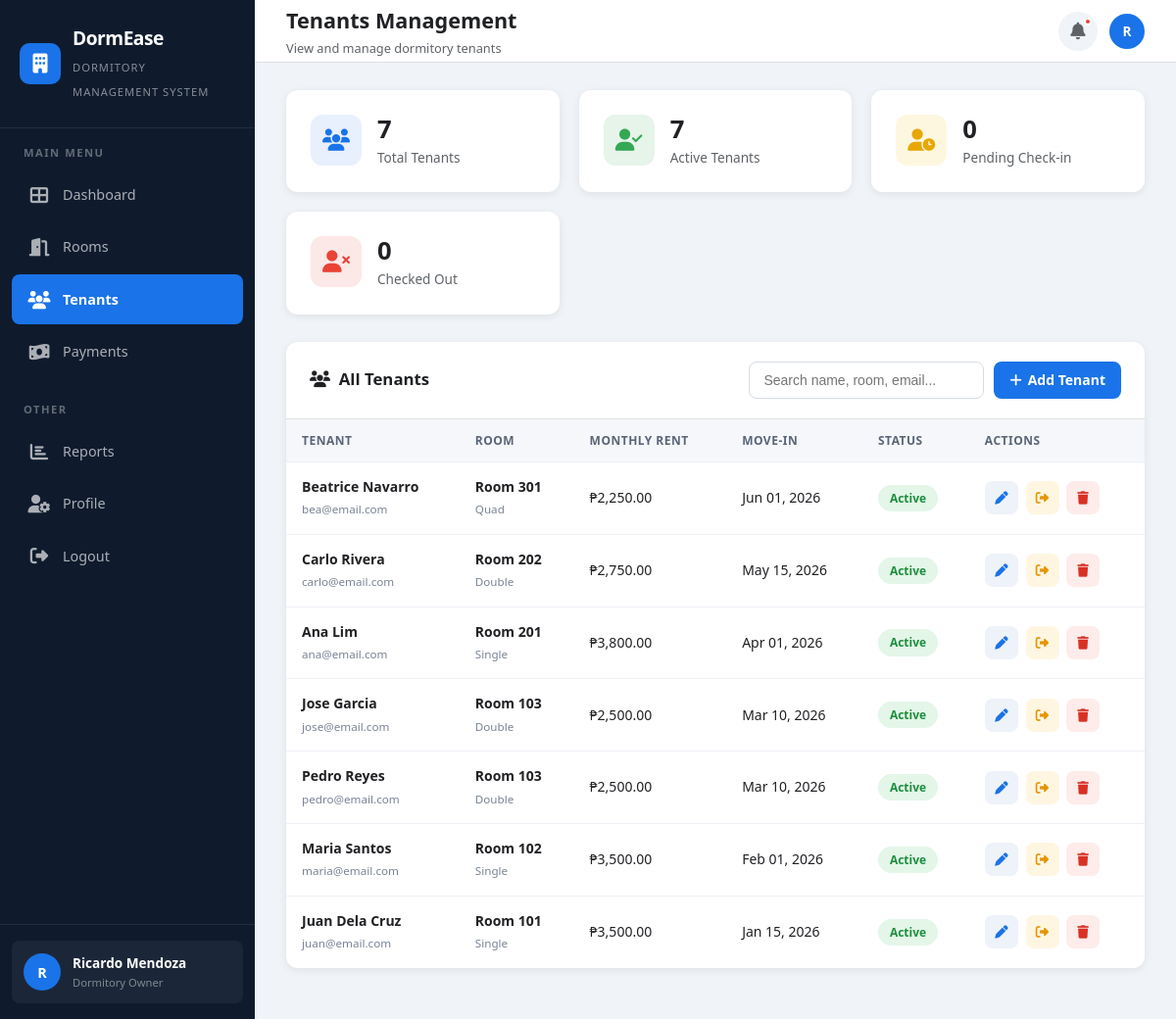
Page /tenants.php (signed in) on the committed database.
### tables this page shows
CREATE TABLE IF NOT EXISTS tenants (
    id              INT AUTO_INCREMENT PRIMARY KEY,
    user_id         INT          NOT NULL,
    room_id         INT          NOT NULL,
    monthly_rent    DECIMAL(10,2) NOT NULL DEFAULT 0.00,
    move_in_date    DATE         NOT NULL,
    move_out_date   DATE         DEFAULT NULL,
    emergency_contact_name  VARCHAR(100) DEFAULT NULL,
    emergency_contact_phone VARCHAR(20)  DEFAULT NULL,
    status          ENUM('Active', 'Inactive', 'Pending') NOT NULL DEFAULT 'Pending',
    created_at      TIMESTAMP    DEFAULT CURRENT_TIMESTAMP,
    updated_at      TIMESTAMP    DEFAULT CURRENT_TIMESTAMP ON UPDATE CURRENT_TIMESTAMP,

    CONSTRAINT fk_tenants_user
        FOREIGN KEY (user_id) REFERENCES users(id)
        ON UPDATE CASCADE ON DELETE RESTRICT,

    CONSTRAINT fk_tenants_room
        FOREIGN KEY (room_id) REFERENCES rooms(id)
        ON UPDATE CASCADE ON DELETE RESTRICT,

    INDEX idx_tenant_status (status),
    INDEX idx_user (user_id),
    INDEX idx_room (room_id)
);

CREATE TABLE IF NOT EXISTS users (
    id          INT AUTO_INCREMENT PRIMARY KEY,
    username    VARCHAR(50)  NOT NULL UNIQUE,
    password    VARCHAR(255) NOT NULL,
    full_name   VARCHAR(100) NOT NULL,
    email       VARCHAR(100) NOT NULL UNIQUE,
    phone       VARCHAR(20)  DEFAULT NULL,
    role        ENUM('Dormitory Owner', 'Caretaker', 'Tenant') NOT NULL DEFAULT 'Tenant',
    avatar      VARCHAR(255) DEFAULT NULL,
    is_active   TINYINT(1)   NOT NULL DEFAULT 1,
    created_at  TIMESTAMP    DEFAULT CURRENT_TIMESTAMP,
    updated_at  TIMESTAMP    DEFAULT CURRENT_TIMESTAMP ON UPDATE CURRENT_TIMESTAMP,

    INDEX idx_role (role),
    INDEX idx_active (is_active)
);

CREATE TABLE IF NOT EXISTS rooms (
    id            INT AUTO_INCREMENT PRIMARY KEY,
    room_number   VARCHAR(10)  NOT NULL UNIQUE,
    floor         INT          NOT NULL DEFAULT 1,
    room_type     ENUM('Single', 'Double', 'Triple', 'Quad') NOT NULL DEFAULT 'Single',
    capacity      INT          NOT NULL DEFAULT 1,
    monthly_rate  DECIMAL(10,2) NOT NULL DEFAULT 0.00,
    status        ENUM('Available', 'Occupied', 'Under Maintenance') NOT NULL DEFAULT 'Available',
    description   TEXT         DEFAULT NULL,
    created_at    TIMESTAMP    DEFAULT CURRENT_TIMESTAMP,
    updated_at    TIMESTAMP    DEFAULT CURRENT_TIMESTAMP ON UPDATE CURRENT_TIMESTAMP,

    INDEX idx_status (status),
    INDEX idx_floor (floor)
);

### includes/auth.php (called while the page is built, shortened)
<?php
function getCurrentPage() {
    return basename($_SERVER['PHP_SELF'], '.php');
}
?>

### tenants.php (the view, shortened to what this page needs)
<?php
require_once 'includes/auth.php';
$page = getCurrentPage();
$DB_HOST = 'localhost';
$DB_NAME = 'dormease_db';
$DB_USER = 'root';
$DB_PASS = '';
try {
    $pdo = new PDO("mysql:host=$DB_HOST;dbname=$DB_NAME;charset=utf8mb4", $DB_USER, $DB_PASS, [
        PDO::ATTR_ERRMODE => PDO::ERRMODE_EXCEPTION,
        PDO::ATTR_DEFAULT_FETCH_MODE => PDO::FETCH_ASSOC,
    ]);
} catch (PDOException $e) {
    die('Database connection failed: ' . htmlspecialchars($e->getMessage()));
}
function enumValues(PDO $pdo, $table, $col) {
    $r = $pdo->query("SHOW COLUMNS FROM `$table` LIKE '$col'")->fetch();
    preg_match_all("/'([^']*)'/", $r['Type'], $m);
    return $m[1];
}
function e($v) { return htmlspecialchars((string)$v, ENT_QUOTES, 'UTF-8'); }
$ecCols = [];
foreach ($pdo->query("SHOW COLUMNS FROM tenants") as $c) {
    if (strpos($c['Field'], 'emergency') === 0) $ecCols[] = $c['Field'];
}
$ecName  = $ecCols[0] ?? null;
$ecPhone = $ecCols[1] ?? null;
$statuses = enumValues($pdo, 'tenants', 'status');
$inactiveStatus = null;
foreach ($statuses as $s) { if (stripos($s, 'inact') === 0) $inactiveStatus = $s; }
$ecSelect = ($ecName ? ", t.`$ecName` AS ec_name" : ", '' AS ec_name")
          . ($ecPhone ? ", t.`$ecPhone` AS ec_phone" : ", '' AS ec_phone");
$tenants = $pdo->query("SELECT t.id, t.user_id, t.room_id, t.monthly_rent, t.move_in_date, t.move_out_date, t.status
        $ecSelect, u.full_name, u.username, u.email, u.phone, r.room_number, r.room_type
        FROM tenants t
        JOIN users u ON u.id = t.user_id
        LEFT JOIN rooms r ON r.id = t.room_id
        ORDER BY t.id DESC")->fetchAll();
$total = count($tenants);
$cnt = array_fill_keys($statuses, 0);
foreach ($tenants as $t) { if (isset($cnt[$t['status']])) $cnt[$t['status']]++; }
$activeCnt   = $cnt['Active'] ?? 0;
$pendingCnt  = $cnt['Pending'] ?? 0;
$inactiveCnt = $cnt[$inactiveStatus] ?? 0;
?>
<!DOCTYPE html>
<html lang="en">
<head>
    <link rel="stylesheet" href="assets/css/style.css">
    <link rel="stylesheet" href="https://cdnjs.cloudflare.com/ajax/libs/font-awesome/6.5.1/css/all.min.css">
</head>
<body>
    <div class="app-layout">
        <aside class="sidebar" id="sidebar">
            <div class="sidebar-brand">
                <div class="sidebar-brand-icon"><i class="fas fa-building"></i></div>
                <div>
                    <h2><?php echo APP_NAME; ?></h2>
                    <span><?php echo APP_TAGLINE; ?></span>
                </div>
            </div>
            <nav class="sidebar-nav">
                <div class="sidebar-section">
                    <div class="sidebar-section-title">Main Menu</div>
                    <a href="dashboard.php" class="sidebar-link <?php echo $page === 'dashboard' ? 'active' : ''; ?>">
                        <span class="icon"><i class="fas fa-th-large"></i></span> Dashboard
                    </a>
                    <a href="rooms.php" class="sidebar-link <?php echo $page === 'rooms' ? 'active' : ''; ?>">
                        <span class="icon"><i class="fas fa-door-open"></i></span> Rooms
                    </a>
                    <a href="tenants.php" class="sidebar-link <?php echo $page === 'tenants' ? 'active' : ''; ?>">
                        <span class="icon"><i class="fas fa-users"></i></span> Tenants
                    </a>
                    <a href="payments.php" class="sidebar-link <?php echo $page === 'payments' ? 'active' : ''; ?>">
                        <span class="icon"><i class="fas fa-money-bill-wave"></i></span> Payments
                    </a>
                </div>
                <div class="sidebar-section">
                    <div class="sidebar-section-title">Other</div>
                    <a href="reports.php" class="sidebar-link <?php echo $page === 'reports' ? 'active' : ''; ?>">
                        <span class="icon"><i class="fas fa-chart-bar"></i></span> Reports
                    </a>
                    <a href="profile.php" class="sidebar-link <?php echo $page === 'profile' ? 'active' : ''; ?>">
                        <span class="icon"><i class="fas fa-user-cog"></i></span> Profile
                    </a>
                    <a href="logout.php" class="sidebar-link">
                        <span class="icon"><i class="fas fa-sign-out-alt"></i></span> Logout
                    </a>
                </div>
            </nav>
            <div class="sidebar-footer">
                <div class="sidebar-user">
                    <div class="sidebar-avatar"><?php echo strtoupper(substr($_SESSION['full_name'] ?? 'A', 0, 1)); ?></div>
                    <div class="sidebar-user-info">
                        <h4><?php echo htmlspecialchars($_SESSION['full_name'] ?? 'Admin'); ?></h4>
                        <p><?php echo htmlspecialchars($_SESSION['role'] ?? 'Administrator'); ?></p>
                    </div>
                </div>
            </div>
        </aside>
        <main class="main-content">
            <header class="top-header">
                <div class="header-left">
                    <div class="page-title">
                        <h1>Tenants Management</h1>
                        <p>View and manage dormitory tenants</p>
                    </div>
                </div>
                <div class="header-right">
                    <button class="header-icon-btn"><i class="fas fa-bell"></i><span class="notification-badge"></span></button>
                    <div class="header-avatar"><?php echo strtoupper(substr($_SESSION['full_name'] ?? 'A', 0, 1)); ?></div>
                </div>
            </header>
            <div class="page-content">
                <div class="stats-grid">
                    <div class="stat-card">
                        <div class="stat-icon blue"><i class="fas fa-users"></i></div>
                        <div class="stat-info"><h3><?php echo $total; ?></h3><p>Total Tenants</p></div>
                    </div>
                    <div class="stat-card">
                        <div class="stat-icon green"><i class="fas fa-user-check"></i></div>
                        <div class="stat-info"><h3><?php echo $activeCnt; ?></h3><p>Active Tenants</p></div>
                    </div>
                    <div class="stat-card">
                        <div class="stat-icon orange"><i class="fas fa-user-clock"></i></div>
                        <div class="stat-info"><h3><?php echo $pendingCnt; ?></h3><p>Pending Check-in</p></div>
                    </div>
                    <div class="stat-card">
                        <div class="stat-icon red"><i class="fas fa-user-times"></i></div>
                        <div class="stat-info"><h3><?php echo $inactiveCnt; ?></h3><p>Checked Out</p></div>
                    </div>
                </div>
                <div class="card">
                    <div class="card-header">
                        <div class="tn-toolbar" style="width:100%">
                            <h2><i class="fas fa-users"></i> &nbsp;All Tenants</h2>
                            <div style="display:flex;gap:10px;flex-wrap:wrap">
                                <input type="text" id="tnSearch" class="tn-search" placeholder="Search name, room, email...">
                                <button class="tn-btn" onclick="openAdd()"><i class="fas fa-plus"></i> Add Tenant</button>
                            </div>
                        </div>
                    </div>
                    <div class="card-body" style="padding:0">
                        <div class="tn-table-wrap">
                        <table class="tn-table" id="tnTable">
                            <thead>
                                <tr>
                                    <th>Tenant</th><th>Room</th><th>Monthly Rent</th>
                                    <th>Move-in</th><th>Status</th><th>Actions</th>
                                </tr>
                            </thead>
                            <tbody>
                            <?php foreach ($tenants as $t): ?>
                                <tr>
                                    <td><strong><?php echo e($t['full_name']); ?></strong><br><small><?php echo e($t['email']); ?></small></td>
                                    <td><strong><?php echo e($t['room_number'] ? 'Room ' . $t['room_number'] : '—'); ?></strong><br><small><?php echo e($t['room_type']); ?></small></td>
                                    <td>₱<?php echo number_format((float)$t['monthly_rent'], 2); ?></td>
                                    <td><?php echo $t['move_in_date'] ? date('M d, Y', strtotime($t['move_in_date'])) : '—'; ?></td>
                                    <td><span class="tn-badge <?php echo e($t['status']); ?>"><?php echo e($t['status']); ?></span></td>
                                    <td>
                                        <button class="tn-icon" title="Edit" onclick='openEdit(<?php echo json_encode($t, JSON_HEX_APOS | JSON_HEX_QUOT | JSON_HEX_TAG | JSON_HEX_AMP); ?>)'><i class="fas fa-pen"></i></button>
                                        <?php if ($t['status'] !== $inactiveStatus): ?>
                                        <button class="tn-icon warn" title="Check out" onclick="postAction('checkout', <?php echo (int)$t['id']; ?>, 'Check out this tenant?')"><i class="fas fa-right-from-bracket"></i></button>
                                        <?php endif; ?>
                                        <?php if (($_SESSION['role'] ?? '') === 'Dormitory Owner'): ?>
                                        <button class="tn-icon del" title="Delete" onclick="postAction('delete', <?php echo (int)$t['id']; ?>, 'Permanently delete this tenant and their login account?')"><i class="fas fa-trash"></i></button>
                                        <?php endif; ?>
                                    </td>
                                </tr>
                            <?php endforeach; ?>
                            </tbody>
                        </table>
                        </div>
                    </div>
                </div>
            </div>
        </main>
    </div>
</body>
</html>

### tenants.php (style rules this page uses)
.tn-toolbar { display:flex;gap:12px;align-items:center;justify-content:space-between;flex-wrap:wrap }
.tn-search { padding:10px 14px;border:1px solid #d5dbe5;border-radius:8px;min-width:240px;font-size:14px }
.tn-btn { display:inline-flex;align-items:center;gap:6px;padding:9px 16px;border:0;border-radius:8px;background:#1a73e8;color:#fff;font-size:14px;font-weight:600;cursor:pointer }
.tn-icon { border:0;background:#eef2f9;color:#1a73e8;width:34px;height:34px;border-radius:8px;cursor:pointer;margin-right:4px }
.tn-icon.warn { color:#e69500;background:#fff6e2 }
.tn-icon.del { color:#d93025;background:#fdecea }
.tn-table-wrap { overflow-x:auto }
.tn-table { width:100%;border-collapse:collapse;font-size:14px }
.tn-table th { text-align:left;padding:12px 16px;background:#f5f7fb;color:#5a6577;font-size:12px;text-transform:uppercase;letter-spacing:.5px }
.tn-table td { padding:14px 16px;border-top:1px solid #edf0f5;vertical-align:middle }
.tn-table small { color:#7a8496 }
.tn-badge { display:inline-block;padding:4px 12px;border-radius:20px;font-size:12px;font-weight:600;background:#e8ecf3;color:#555 }
.tn-badge.Active { background:#e3f6e8;color:#1e8e3e }

### rows in the picture
tenants: user.full_name "Beatrice Navarro", user.email "bea@email.com", room.room_number "Room 301", room.room_type "Quad", monthly_rent "2,250.00", move_in_date "Jun 01, 2026", status "Active"
tenants: user.full_name "Carlo Rivera", user.email "carlo@email.com", room.room_number "Room 202", room.room_type "Double", monthly_rent "2,750.00", move_in_date "May 15, 2026", status "Active"
tenants: user.full_name "Ana Lim", user.email "ana@email.com", room.room_number "Room 201", room.room_type "Single", monthly_rent "3,800.00", move_in_date "Apr 01, 2026", status "Active"
tenants: user.full_name "Jose Garcia", user.email "jose@email.com", room.room_number "Room 103", room.room_type "Double", monthly_rent "2,500.00", move_in_date "Mar 10, 2026", status "Active"
tenants: user.full_name "Pedro Reyes", user.email "pedro@email.com", room.room_number "Room 103", room.room_type "Double", monthly_rent "2,500.00", move_in_date "Mar 10, 2026", status "Active"
tenants: user.full_name "Maria Santos", user.email "maria@email.com", room.room_number "Room 102", room.room_type "Single", monthly_rent "3,500.00", move_in_date "Feb 01, 2026", status "Active"
tenants: user.full_name "Juan Dela Cruz", user.email "juan@email.com", room.room_number "Room 101", room.room_type "Single", monthly_rent "3,500.00", move_in_date "Jan 15, 2026", status "Active"

### other values in the picture
APP_NAME "DormEase"
APP_TAGLINE "DORMITORY MANAGEMENT SYSTEM"
substr($_SESSION['full_name'] ?? 'A', 0, 1) "R"
$_SESSION['full_name'] "Ricardo Mendoza"
$_SESSION['role'] "Dormitory Owner"
$total "7"
$activeCnt "7"
$pendingCnt "0"
$inactiveCnt "0"
